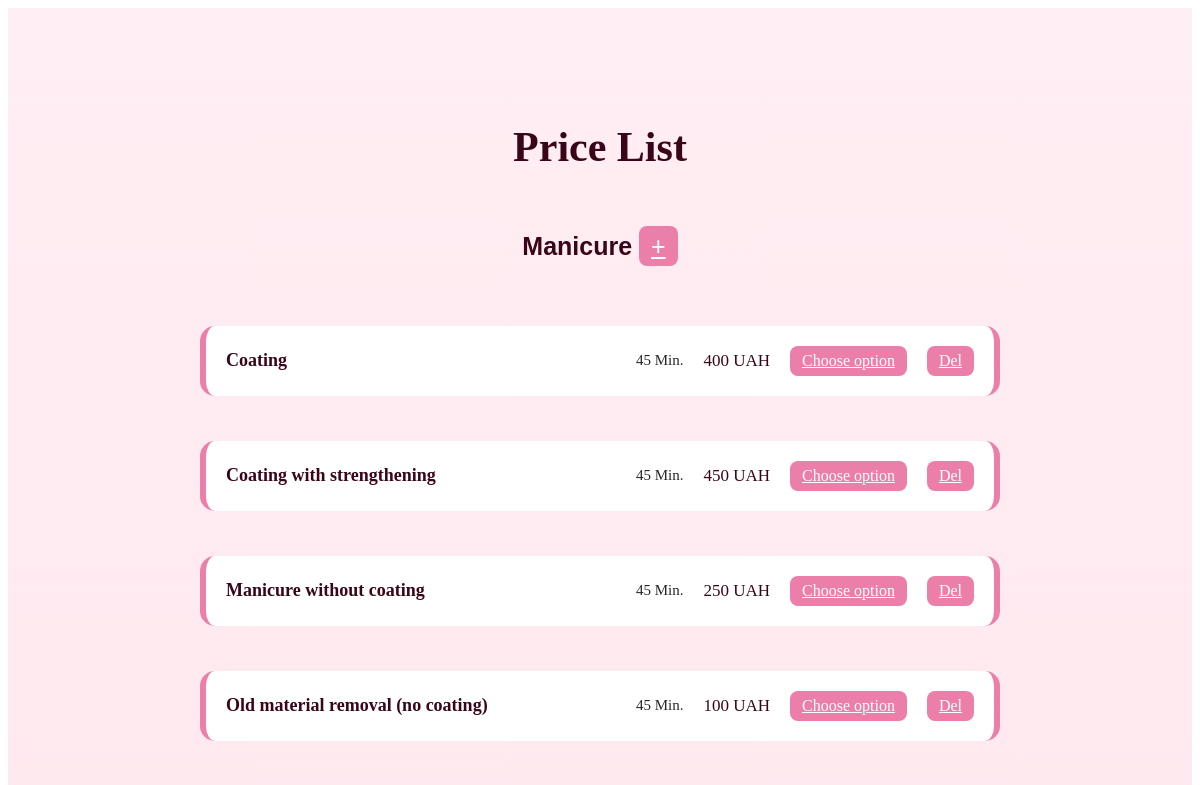
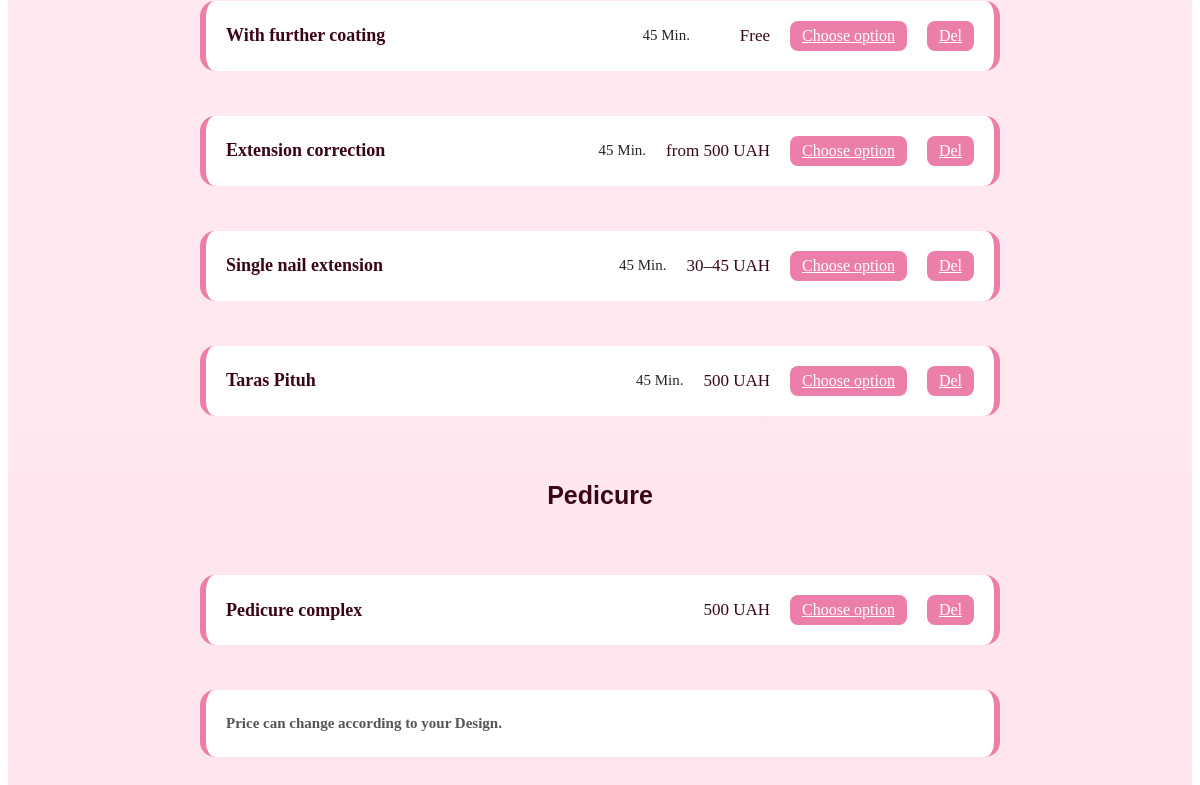
/admin/price, run on an earlier commit of the app's database (2 pictures, top to bottom).
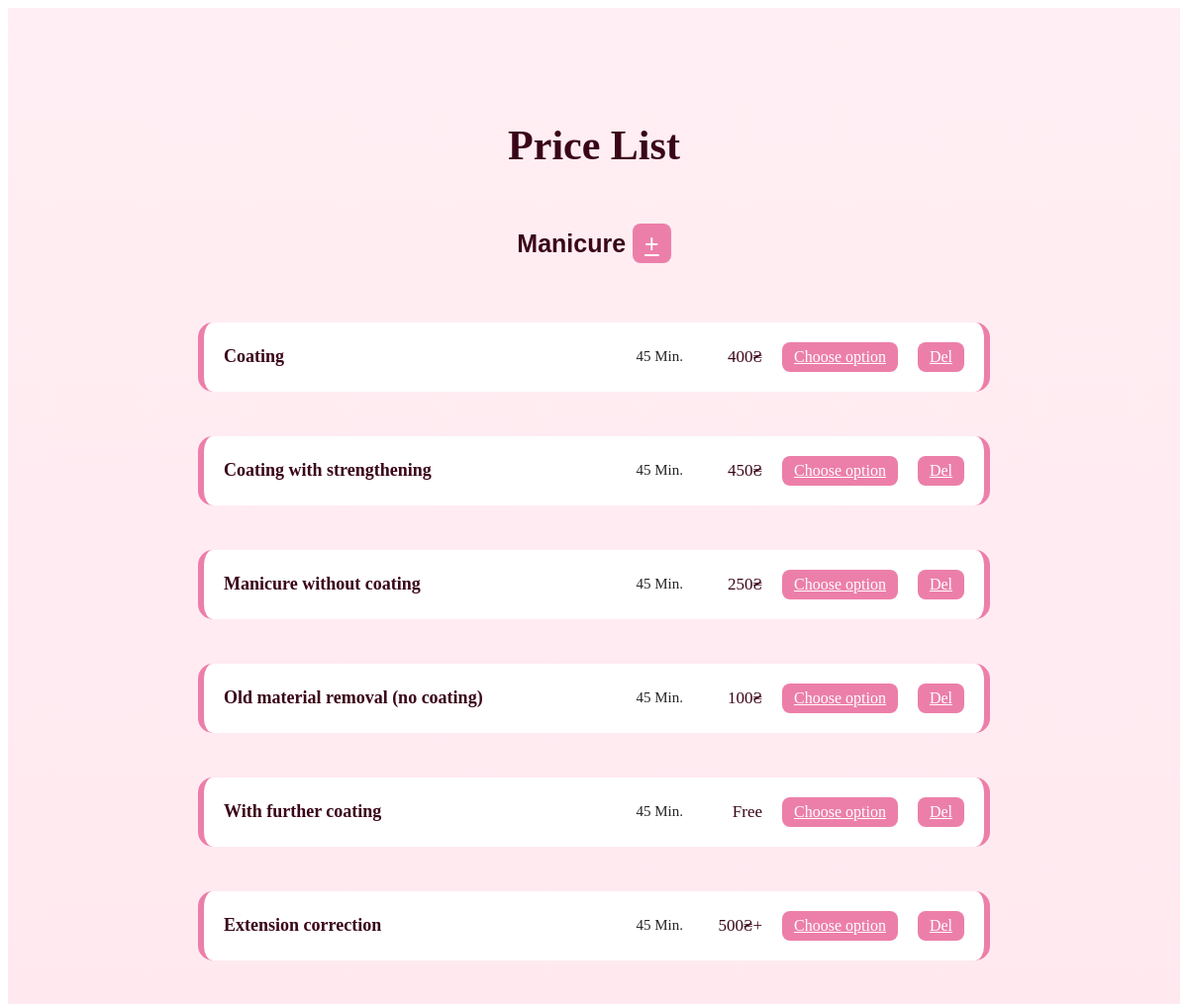
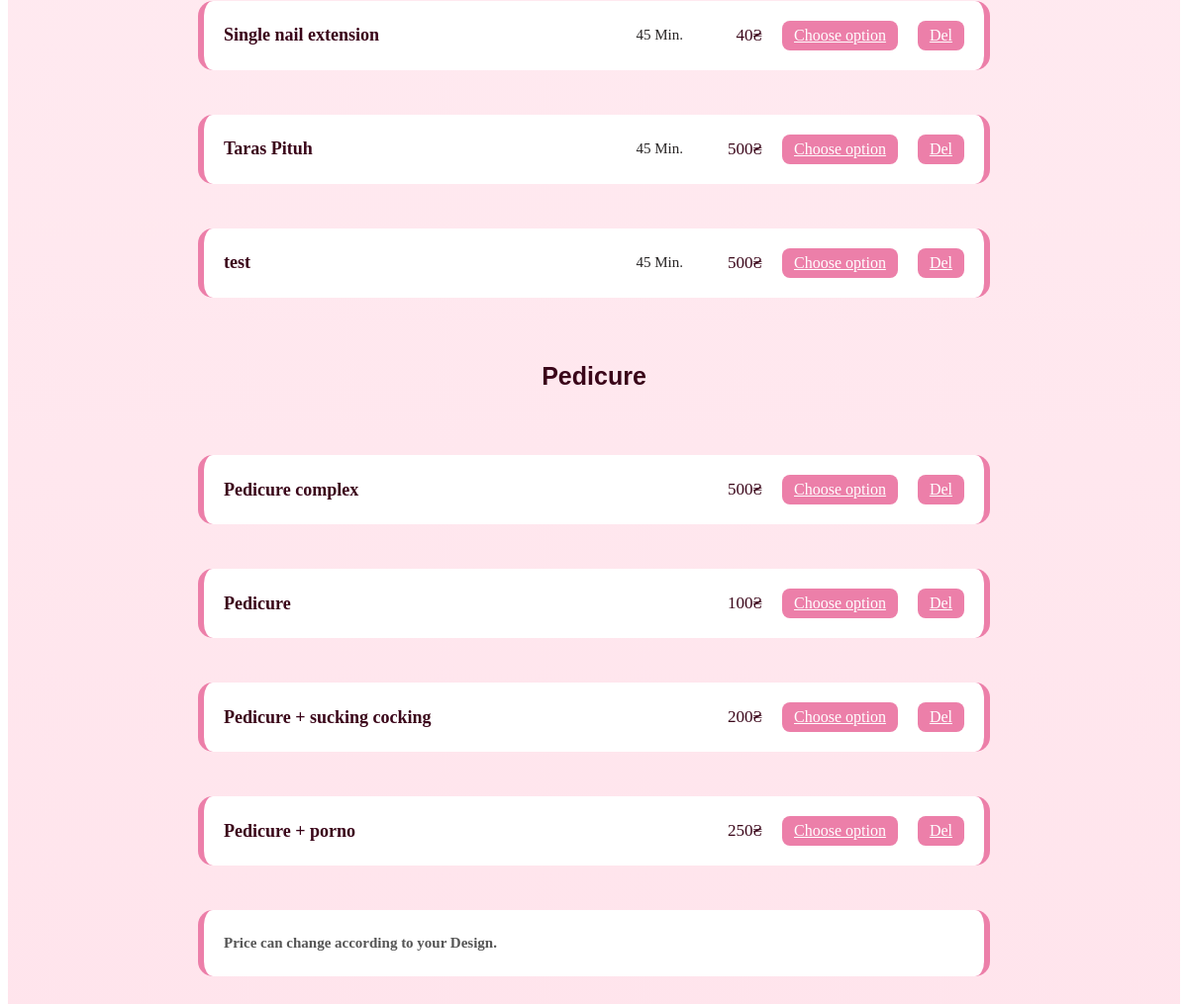
And on a later commit of the database (2 pictures, top to bottom).
### app/price.py (models this page shows)
class Price(db.Model):
    id: Mapped[int] = mapped_column(Integer, primary_key=True)
    title: Mapped[str] = mapped_column(String(250), unique=True, nullable=False)
    description: Mapped[str] = mapped_column(String(250), nullable=True)
    price: Mapped[str] = mapped_column(String(250), nullable=True)
    service_type: Mapped[str] = mapped_column(String(250), nullable=True)

### app/admin.py (the view)
@admin_bp.route("/price")
def admin_price():
    result = db.session.execute(db.select(Price))
    prices = result.scalars().all()
    return render_template("admin/admin_price.html", prices=prices)

### app/templates/admin/admin_price.html
 <head>
  <link rel="stylesheet" href="{{ url_for('static', filename='assets/css/price.css') }}" />
 </head>
<section class="price" id="price_nav">
  <h1>Price List</h1>
  <div class="price-container">
    <h2>Manicure       <a href="{{ url_for('admin.add_nails')}}" class="choose_option_button">+</a></h2>
    {% for price in prices %}
    {% if price.service_type == "Manicure" %}
    <div class="price-item">
      <div class="price-text">
        <h3>{{ price.title }}</h3>
      </div>
      <div class="price-btn">
        <span class="time">45 Min.</span>
        <span class="value">{{ price.price }}</span>
        <a href="{{ url_for('admin.edit', id=price.id) }}" class="choose_option_button">Choose option</a>
        <a href="{{ url_for('admin.delete', id=price.id) }}" class="choose_option_button">Del</a>
      </div>
    </div>
    {% endif %}
    {% endfor %}
    <h2>Pedicure</h2>
        {% for price in prices %}
        {% if price.service_type == "Pedicure" %}
    <div class="price-item">
      <div class="price-text">
        <h3>{{ price.title }}</h3>
      </div>
      <div class="price-btn">
        <span class="value">{{ price.price }}</span>
        <a href="{{ url_for('admin.edit', id=price.id) }}" class="choose_option_button">Choose option</a>
        <a href="{{ url_for('admin.delete', id=price.id) }}" class="choose_option_button">Del</a>
      </div>
    </div>
    {% endif %}
    {% endfor %}
    <div class="price-item">
      <div class="price-text">
        <p><strong>Price can change according to your Design.</strong></p>
      </div>
    </div>
  </div>
</section>

### app/static/assets/css/price.css (style rules this page uses)
.price { padding: 80px 20px; background: linear-gradient(to bottom, #ffeef3, #ffe4ec); text-align: center; }
.price h1 { font-size: 42px; color: #3A0519; margin-bottom: 40px; }
.price h2 { font-size: 25px; color: #3A0519; margin-bottom: 40px; font-family: "Poppins", sans-serif; }
.price-container { display: flex; flex-direction: column; gap: 25px; max-width: 800px; margin: 0 auto; }
.price-item { border-left: 6px solid #EC7FA9; border-right: 6px solid #EC7FA9; display: flex; justify-content: space-between; align-items: center; padding: 20px; background: white; border-radius: 15px; margin-bottom: 20px; text-align: left; }
.price-item h3 { color: #3A0519; font-size: 18px; margin-bottom: 5px; margin: 0; }
.price-item p { color: #555; font-size: 15px; margin-bottom: 10px; margin: 5px 0; max-width: 500px; }
.price-item span { font-weight: bold; color: #3A0519; font-size: 17px; text-align: end; font-weight: 400; }
.choose_option_button { background: #EC7FA9; color: white; border: none; padding: 6px 12px; border-radius: 8px; cursor: pointer; transition: background 0.4s ease; font-weight: 400; flex-shrink: 0; }
.price-item { display: flex; justify-content: space-between; align-items: center; }
.price-btn { flex-shrink: 0; display: flex; align-items: center; gap: 20px; }
.value { font-weight: bold; font-size: 18px; min-width: 60px; text-align: right; }
.price-item .price-btn .time { min-width: 70px; text-align: right; color: rgb(39, 36, 36); font-size: 15px; font-weight: 300; }

What changed in the data, as far as the page shows it:
changed Price "Coating": price "400 UAH" → "400₴"
changed Price "Coating with strengthening": price "450 UAH" → "450₴"
changed Price "Manicure without coating": price "250 UAH" → "250₴"
changed Price "Old material removal (no coating)": price "100 UAH" → "100₴"
changed Price "Extension correction": price "from 500 UAH" → "500₴+"
changed Price "Single nail extension": price "30–45 UAH" → "40₴"
changed Price "Taras Pituh": price "500 UAH" → "500₴"
added Price: title "test", price "500₴", shown under "Manicure +"
changed Price "Pedicure complex": price "500 UAH" → "500₴"
added Price: title "Pedicure", price "100₴"
added Price: title "Pedicure + sucking cocking", price "200₴", shown under "Pedicure"
added Price: title "Pedicure + porno", price "250₴", shown under "Pedicure"
